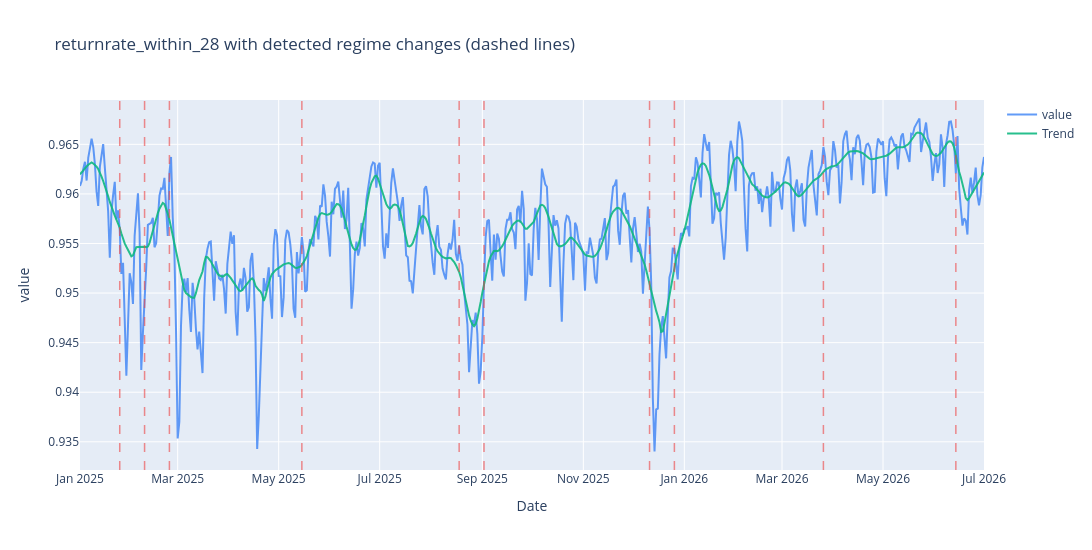

Notebook code for this chart:
### Code cell
# Chart — observed series with detected change-points marked
plot_changepoints(rrw_decomp, changepoint_dates, title=f'{metric_col} with detected regime changes (dashed lines)').show()

### Figure 1 — Plotly figure (JSON) as saved in the notebook; plotly's stock layout.template omitted (floating-point values rounded to 4 significant figures; data arrays with more than 128 entries replaced by an {"elided": "..."} marker saying what was removed)
{"data": [{"line": {"color": "rgba(59,130,246,0.8)"}, "name": "value", "type": "scatter", "x": {"elided": "547 str values"}, "y": {"elided": "547 float values"}}, {"line": {"color": "rgba(16,185,129,0.9)", "width": 2}, "name": "Trend", "type": "scatter", "x": {"elided": "547 str values"}, "y": {"elided": "547 float values"}}], "layout": {"height": 550, "shapes": [{"line": {"color": "rgba(239,68,68,0.6)", "dash": "dash", "width": 1.5}, "type": "line", "x0": "2025-01-25T00:00:00", "x1": "2025-01-25T00:00:00", "xref": "x", "y0": 0, "y1": 1, "yref": "y domain"}, {"line": {"color": "rgba(239,68,68,0.6)", "dash": "dash", "width": 1.5}, "type": "line", "x0": "2025-02-09T00:00:00", "x1": "2025-02-09T00:00:00", "xref": "x", "y0": 0, "y1": 1, "yref": "y domain"}, {"line": {"color": "rgba(239,68,68,0.6)", "dash": "dash", "width": 1.5}, "type": "line", "x0": "2025-02-24T00:00:00", "x1": "2025-02-24T00:00:00", "xref": "x", "y0": 0, "y1": 1, "yref": "y domain"}, {"line": {"color": "rgba(239,68,68,0.6)", "dash": "dash", "width": 1.5}, "type": "line", "x0": "2025-05-15T00:00:00", "x1": "2025-05-15T00:00:00", "xref": "x", "y0": 0, "y1": 1, "yref": "y domain"}, {"line": {"color": "rgba(239,68,68,0.6)", "dash": "dash", "width": 1.5}, "type": "line", "x0": "2025-08-18T00:00:00", "x1": "2025-08-18T00:00:00", "xref": "x", "y0": 0, "y1": 1, "yref": "y domain"}, {"line": {"color": "rgba(239,68,68,0.6)", "dash": "dash", "width": 1.5}, "type": "line", "x0": "2025-09-02T00:00:00", "x1": "2025-09-02T00:00:00", "xref": "x", "y0": 0, "y1": 1, "yref": "y domain"}, {"line": {"color": "rgba(239,68,68,0.6)", "dash": "dash", "width": 1.5}, "type": "line", "x0": "2025-12-11T00:00:00", "x1": "2025-12-11T00:00:00", "xref": "x", "y0": 0, "y1": 1, "yref": "y domain"}, {"line": {"color": "rgba(239,68,68,0.6)", "dash": "dash", "width": 1.5}, "type": "line", "x0": "2025-12-26T00:00:00", "x1": "2025-12-26T00:00:00", "xref": "x", "y0": 0, "y1": 1, "yref": "y domain"}, {"line": {"color": "rgba(239,68,68,0.6)", "dash": "dash", "width": 1.5}, "type": "line", "x0": "2026-03-26T00:00:00", "x1": "2026-03-26T00:00:00", "xref": "x", "y0": 0, "y1": 1, "yref": "y domain"}, {"line": {"color": "rgba(239,68,68,0.6)", "dash": "dash", "width": 1.5}, "type": "line", "x0": "2026-06-14T00:00:00", "x1": "2026-06-14T00:00:00", "xref": "x", "y0": 0, "y1": 1, "yref": "y domain"}], "title": {"text": "returnrate_within_28 with detected regime changes (dashed lines)"}, "width": 1400, "xaxis": {"title": {"text": "Date"}}, "yaxis": {"title": {"text": "value"}}}}
